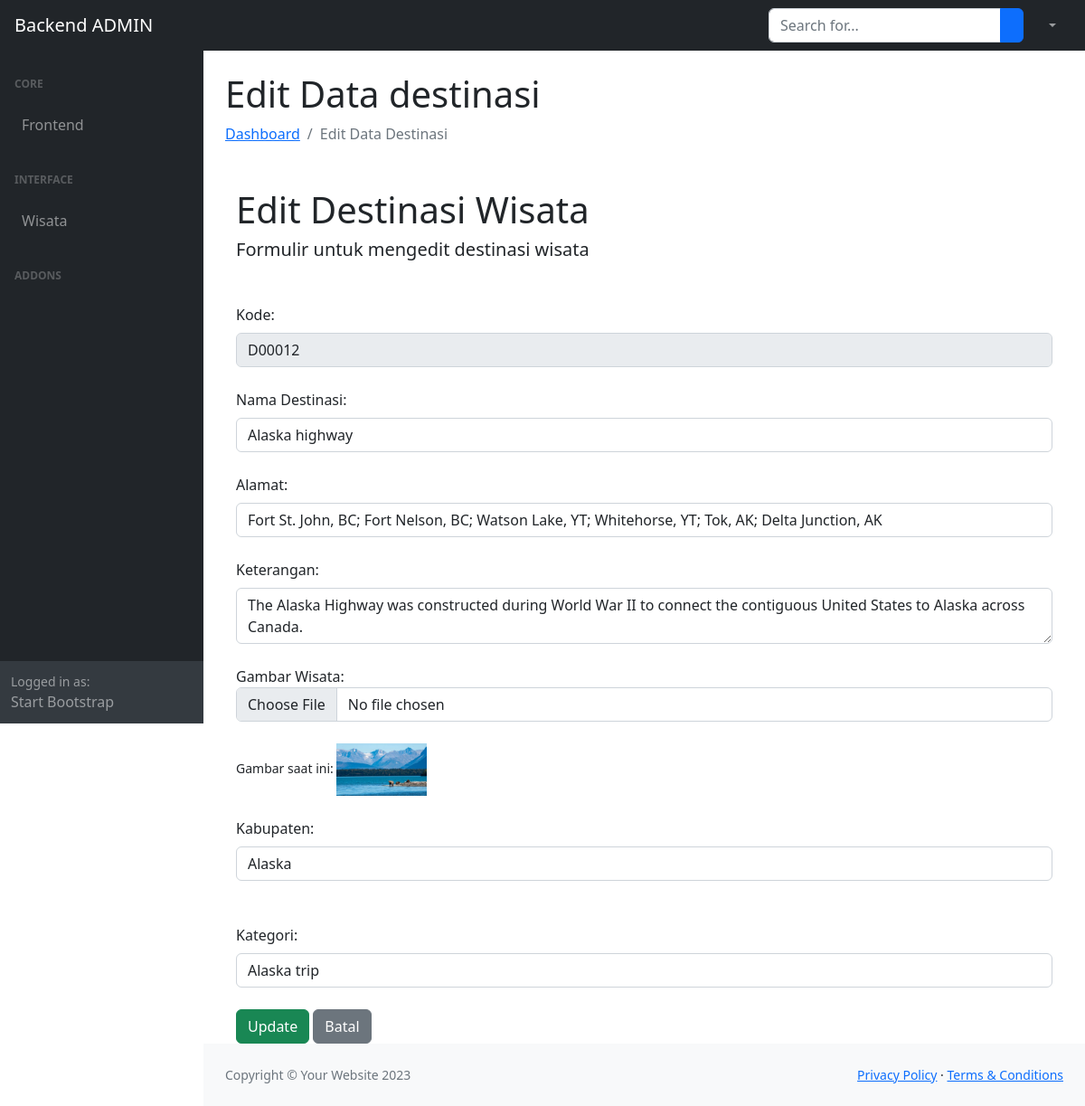
The app's page /admin/edit.php?kode=D00012 with its own data.
### tables this page shows
CREATE TABLE `destinasiwisata` (
  `kode_destinasi` char(10) NOT NULL,
  `kode_kabupaten` char(10) NOT NULL,
  `kategori_id` char(11) NOT NULL,
  `nama_destinasi` varchar(200) NOT NULL,
  `alamat_destinasi` varchar(200) NOT NULL,
  `keterangan_destinasi` varchar(700) NOT NULL,
  `gambardestinasi` text NOT NULL
);

### admin/edit.php (the view, shortened to what this page needs)
<?php
include 'config.php';
$kode = $_GET['kode'];
$query = mysqli_query($conn, "SELECT * FROM destinasiwisata WHERE kode_destinasi = '$kode'");
$row = mysqli_fetch_assoc($query);
$query_kabupaten = mysqli_query($conn, "SELECT * FROM kabupaten");
$query_kategori = mysqli_query($conn, "SELECT * FROM kategori");
?>
<!DOCTYPE html>
<html>
<head>
    <link href="https://cdn.jsdelivr.net/npm/bootstrap@5.0.2/dist/css/bootstrap.min.css" rel="stylesheet">
    <link href="../sbadmin/css/styles.css" rel="stylesheet" />
</head>
<body class="sb-nav-fixed">
    <?php include("../sbadmin/menunav.php") ?>
    <div id="layoutSidenav">
        <?php include("../sbadmin/menu.php") ?>
        <div id="layoutSidenav_content">
            <main>
                <div class="container-fluid px-4">
                    <h1 class="mt-4">Edit Data destinasi</h1>
                    <ol class="breadcrumb mb-4">
                        <li class="breadcrumb-item"><a href="index.php">Dashboard</a></li>
                        <li class="breadcrumb-item active">Edit Data Destinasi</li>
                    </ol>
<div class="container mt-5">
    <h2 class="fs-1">Edit Destinasi Wisata</h2>
    <h5 class="mb-5">Formulir untuk mengedit destinasi wisata</h5>
    <form method="POST" enctype="multipart/form-data">
        <label class="form-label">Kode:</label>
        <input class="form-control" type="text" name="inputkode" value="<?= $row['kode_destinasi']; ?>" required readonly><br>
        <label class="form-label">Nama Destinasi:</label>
        <input class="form-control" type="text" name="inputnama" value="<?= $row['nama_destinasi']; ?>" required><br>
        <label class="form-label">Alamat:</label>
        <input class="form-control" type="text" name="inputalamat" value="<?= $row['alamat_destinasi']; ?>" required><br>
        <label class="form-label">Keterangan:</label>
        <textarea class="form-control" name="inputketerangan" required><?= $row['keterangan_destinasi']; ?></textarea><br>
        <label for="form-file">Gambar Wisata:</label>
        <input type="file" class="form-control" name="gambardestinasi"><br>
        <small>Gambar saat ini: <img src="images/<?= $row['gambardestinasi']; ?>" width="100"></small><br>
        <label class="form-label mt-4">Kabupaten:</label>
        <select class="form-control" name="inputkabupaten" required>
            <?php
            if (mysqli_num_rows($query_kabupaten) > 0) {
                while ($kabupaten_row = mysqli_fetch_assoc($query_kabupaten)) {
                    $selected = $kabupaten_row['kode_kabupaten'] == $row['kode_kabupaten'] ? 'selected' : '';
                    echo '<option value="' . $kabupaten_row['kode_kabupaten'] . '" ' . $selected . '>' . $kabupaten_row['nama_kabupaten'] . '</option>';
                }
            } else {
                echo '<option value="">Data kabupaten tidak tersedia</option>';
            }
            ?>
        </select><br>
        <label class="form-label mt-4">Kategori:</label>
        <select class="form-control" name="inputkategori" required>
            <?php
            if (mysqli_num_rows($query_kategori) > 0) {
                while ($kategori_row = mysqli_fetch_assoc($query_kategori)) {
                    $selected = $kategori_row['kategori_id'] == $row['kategori_id'] ? 'selected' : '';
                    echo '<option value="' . $kategori_row['kategori_id'] . '" ' . $selected . '>' . $kategori_row['kategori_nama'] . '</option>';
                }
            } else {
                echo '<option value="">Data kategori tidak tersedia</option>';
            }
            ?>
        </select><br>
        <input class="btn btn-success button" type="submit" name="update" value="Update">
        <a class="btn btn-secondary button" href="index.php">Batal</a>
    </form>
</div>
</main>
                <?php include ("../sbadmin/footer.php") ?>
            </div>
        </div>
    </body>
</html>

### records on screen
destinasiwisata: inputkode "D00012", inputnama "Alaska highway", inputalamat "Fort St. John, BC; Fort Nelson, BC; Watson Lake, YT; Whitehorse, YT; Tok, AK; Delta Junction, AK", inputketerangan "The Alaska Highway was constructed during World War II to connect the contiguous United States to Alaska across Canada.", gambardestinasi (picture)

### other values on screen
form field inputkabupaten "Alaska"
form field inputkategori "Alaska trip"
